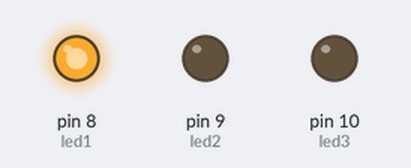
The sketch below on a simulated Arduino Uno, built with avr-gcc and run on an emulated ATmega328P. Shown: output pins drawn as LEDs (lit = HIGH).

Above: at 1.0 s.
At 3.0 s:
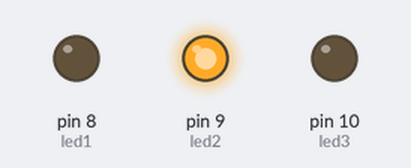
At 5.0 s:
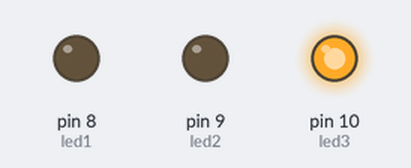
Timing chart, 0 to 7.8 s (numbered marks = the images above):
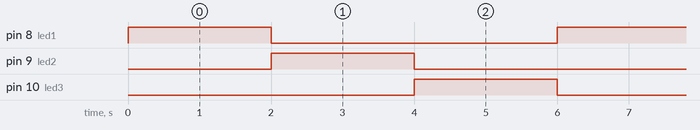

The sketch:

Simple_LED_Code.ino
```cpp
// Define LED pins
int led1 = 8;
int led2 = 9;
int led3 = 10;

void setup() {
  // Set LED pins as outputs
  pinMode(led1, OUTPUT);
  pinMode(led2, OUTPUT);
  pinMode(led3, OUTPUT);

  // Ensure all LEDs start off
  digitalWrite(led1, LOW);
  digitalWrite(led2, LOW);
  digitalWrite(led3, LOW);
}

void loop() {
  // Turn on LED 1 for 2 seconds
  digitalWrite(led1, HIGH);
  delay(2000);
  digitalWrite(led1, LOW);

  // Turn on LED 2 for 2 seconds
  digitalWrite(led2, HIGH);
  delay(2000);
  digitalWrite(led2, LOW);

  // Turn on LED 3 for 2 seconds
  digitalWrite(led3, HIGH);
  delay(2000);
  digitalWrite(led3, LOW);

  // Optional: Add a pause before repeating
  // delay(1000);
}
```

Measured:
- by itself, pin 8 (led1), pin 9 (led2), pin 10 (led3): alternates HIGH for 2.0 s and LOW for 4.0 s
- by itself, everything shown: repeats every 6.0 s, in 4 steps
